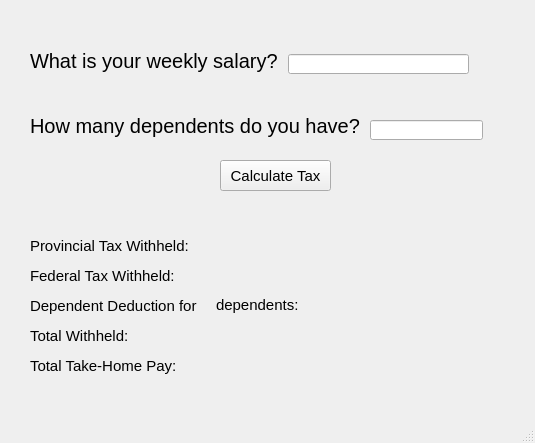
<?xml version="1.0" encoding="UTF-8"?>
<ui version="4.0">
 <class>MainWindow</class>
 <widget class="QMainWindow" name="MainWindow">
  <property name="geometry">
   <rect>
    <x>0</x>
    <y>0</y>
    <width>535</width>
    <height>443</height>
   </rect>
  </property>
  <property name="font">
   <font>
    <pointsize>6</pointsize>
   </font>
  </property>
  <property name="windowTitle">
   <string>Tax Calculator</string>
  </property>
  <widget class="QWidget" name="centralwidget">
   <widget class="QLabel" name="label">
    <property name="geometry">
     <rect>
      <x>30</x>
      <y>20</y>
      <width>271</width>
      <height>81</height>
     </rect>
    </property>
    <property name="font">
     <font>
      <pointsize>15</pointsize>
     </font>
    </property>
    <property name="text">
     <string>What is your weekly salary?</string>
    </property>
   </widget>
   <widget class="QLabel" name="label_2">
    <property name="geometry">
     <rect>
      <x>30</x>
      <y>90</y>
      <width>341</width>
      <height>71</height>
     </rect>
    </property>
    <property name="font">
     <font>
      <pointsize>15</pointsize>
     </font>
    </property>
    <property name="text">
     <string>How many dependents do you have? </string>
    </property>
   </widget>
   <widget class="QPushButton" name="pushButtonCalculate">
    <property name="geometry">
     <rect>
      <x>220</x>
      <y>160</y>
      <width>111</width>
      <height>31</height>
     </rect>
    </property>
    <property name="font">
     <font>
      <pointsize>11</pointsize>
     </font>
    </property>
    <property name="text">
     <string>Calculate Tax</string>
    </property>
   </widget>
   <widget class="QLabel" name="label_3">
    <property name="geometry">
     <rect>
      <x>30</x>
      <y>230</y>
      <width>161</width>
      <height>31</height>
     </rect>
    </property>
    <property name="font">
     <font>
      <pointsize>11</pointsize>
     </font>
    </property>
    <property name="text">
     <string>Provincial Tax Withheld: </string>
    </property>
   </widget>
   <widget class="QLabel" name="label_4">
    <property name="geometry">
     <rect>
      <x>30</x>
      <y>260</y>
      <width>161</width>
      <height>31</height>
     </rect>
    </property>
    <property name="font">
     <font>
      <pointsize>11</pointsize>
     </font>
    </property>
    <property name="text">
     <string>Federal Tax Withheld:</string>
    </property>
   </widget>
   <widget class="QLabel" name="label_5">
    <property name="geometry">
     <rect>
      <x>30</x>
      <y>290</y>
      <width>171</width>
      <height>31</height>
     </rect>
    </property>
    <property name="font">
     <font>
      <pointsize>11</pointsize>
     </font>
    </property>
    <property name="text">
     <string>Dependent Deduction for </string>
    </property>
   </widget>
   <widget class="QLabel" name="labelDependentnum">
    <property name="geometry">
     <rect>
      <x>201</x>
      <y>298</y>
      <width>21</width>
      <height>16</height>
     </rect>
    </property>
    <property name="font">
     <font>
      <pointsize>11</pointsize>
     </font>
    </property>
    <property name="text">
     <string/>
    </property>
   </widget>
   <widget class="QLabel" name="label_7">
    <property name="geometry">
     <rect>
      <x>216</x>
      <y>294</y>
      <width>91</width>
      <height>21</height>
     </rect>
    </property>
    <property name="font">
     <font>
      <pointsize>11</pointsize>
     </font>
    </property>
    <property name="text">
     <string>dependents:</string>
    </property>
   </widget>
   <widget class="QLabel" name="label_8">
    <property name="geometry">
     <rect>
      <x>30</x>
      <y>320</y>
      <width>111</width>
      <height>31</height>
     </rect>
    </property>
    <property name="font">
     <font>
      <pointsize>11</pointsize>
     </font>
    </property>
    <property name="text">
     <string>Total Withheld:</string>
    </property>
   </widget>
   <widget class="QLabel" name="label_9">
    <property name="geometry">
     <rect>
      <x>30</x>
      <y>350</y>
      <width>171</width>
      <height>31</height>
     </rect>
    </property>
    <property name="font">
     <font>
      <pointsize>11</pointsize>
     </font>
    </property>
    <property name="text">
     <string>Total Take-Home Pay:</string>
    </property>
   </widget>
   <widget class="QLineEdit" name="lineEditWeeklySalary">
    <property name="geometry">
     <rect>
      <x>288</x>
      <y>54</y>
      <width>181</width>
      <height>20</height>
     </rect>
    </property>
    <property name="font">
     <font>
      <pointsize>11</pointsize>
     </font>
    </property>
   </widget>
   <widget class="QLineEdit" name="lineEditDependentnum">
    <property name="geometry">
     <rect>
      <x>370</x>
      <y>120</y>
      <width>113</width>
      <height>20</height>
     </rect>
    </property>
    <property name="font">
     <font>
      <pointsize>11</pointsize>
     </font>
    </property>
   </widget>
   <widget class="QLabel" name="labelProvincialTax">
    <property name="geometry">
     <rect>
      <x>190</x>
      <y>240</y>
      <width>111</width>
      <height>16</height>
     </rect>
    </property>
    <property name="font">
     <font>
      <pointsize>11</pointsize>
     </font>
    </property>
    <property name="text">
     <string/>
    </property>
   </widget>
   <widget class="QLabel" name="labelFederalTax">
    <property name="geometry">
     <rect>
      <x>179</x>
      <y>269</y>
      <width>111</width>
      <height>16</height>
     </rect>
    </property>
    <property name="font">
     <font>
      <pointsize>11</pointsize>
     </font>
    </property>
    <property name="text">
     <string/>
    </property>
   </widget>
   <widget class="QLabel" name="labelDependentDeduction">
    <property name="geometry">
     <rect>
      <x>307</x>
      <y>298</y>
      <width>121</width>
      <height>16</height>
     </rect>
    </property>
    <property name="font">
     <font>
      <pointsize>11</pointsize>
     </font>
    </property>
    <property name="text">
     <string/>
    </property>
   </widget>
   <widget class="QLabel" name="labelTotalWtihheld">
    <property name="geometry">
     <rect>
      <x>135</x>
      <y>329</y>
      <width>131</width>
      <height>16</height>
     </rect>
    </property>
    <property name="font">
     <font>
      <pointsize>11</pointsize>
     </font>
    </property>
    <property name="text">
     <string/>
    </property>
   </widget>
   <widget class="QLabel" name="labelTotalTakeHome">
    <property name="geometry">
     <rect>
      <x>186</x>
      <y>358</y>
      <width>141</width>
      <height>16</height>
     </rect>
    </property>
    <property name="font">
     <font>
      <pointsize>11</pointsize>
     </font>
    </property>
    <property name="text">
     <string/>
    </property>
   </widget>
  </widget>
  <widget class="QMenuBar" name="menubar">
   <property name="geometry">
    <rect>
     <x>0</x>
     <y>0</y>
     <width>535</width>
     <height>17</height>
    </rect>
   </property>
  </widget>
  <widget class="QStatusBar" name="statusbar"/>
 </widget>
 <resources/>
 <connections/>
</ui>
